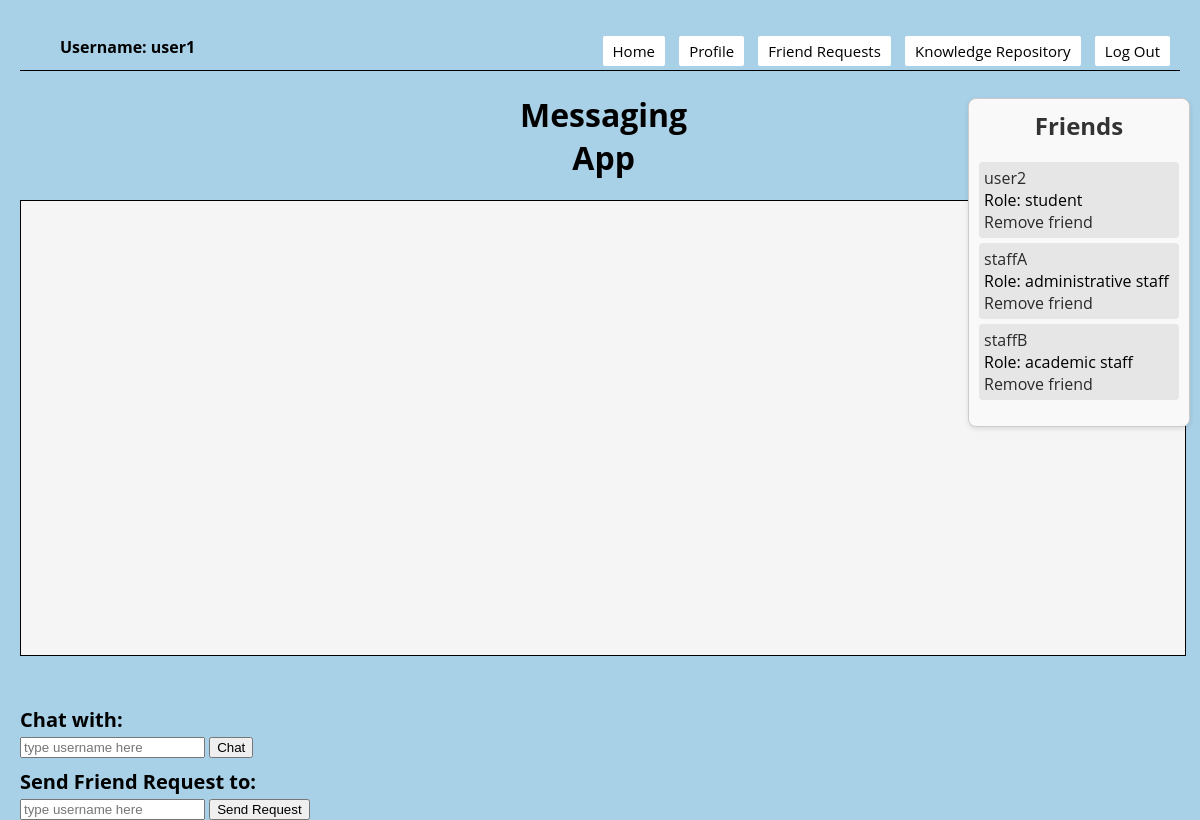
/home (signed in), run on the app's committed database.
### models.py (models this page shows)
class Base(DeclarativeBase):
    pass

class Friendship(Base):
    __tablename__ = "friendship"
    id: Mapped[int] = mapped_column(Integer, primary_key=True)
    user_id: Mapped[str] = mapped_column(String, ForeignKey('user.username'))
    friend_id: Mapped[str] = mapped_column(String, ForeignKey('user.username'))
    user = relationship("User", foreign_keys=[user_id])
    friend = relationship("User", foreign_keys=[friend_id])

### app.py (the view)
@app.route("/home")
def home():
    username = request.args.get("username") or session.get("username")
    if username is None:
        abort(404)
    received_requests = db.get_received_friend_requests(username)
    sent_requests = db.get_sent_friend_requests(username)
    friends = db.get_friends(username)  # Get the list of friends
    user = db.get_user(username)
    friends_roles = []  # Initialize an empty list for friend roles
    for friend in friends:
        role = db.get_user_role(friend)
        friends_roles.append(role)
    user_role = user.role.name if hasattr(user.role, 'name') else str(user.role)
    return render_template("home.jinja", username=username, received_requests=received_requests,
                           sent_requests=sent_requests, friends=list(zip(friends, friends_roles)), user_role=user_role)

### app.py (called while the page is built)
def csp_policy_string(policy_dict):
    return "; ".join([f"{key} {' '.join(val) if isinstance(val, list) else val}" for key, val in policy_dict.items()])

@app.after_request
def apply_csp(response):
    policy = {
    "default-src": "'self'",
    "script-src": [
        "'self'",
        "https://cdnjs.cloudflare.com",  # Allow scripts from CDN for Crypto-JS
        "https://cdn.jsdelivr.net",
        "'unsafe-inline'"
    ],
    "style-src": "'self' 'unsafe-inline'",  # Allows inline styles;
    "img-src": "'self'",
    "connect-src": "'self'",  # Restricts the URLs which can be loaded using script interfaces
    "font-src": "'self'",  # Fonts loading
    "object-src": "'none'",  # Prevents object, embed, and applet elements from rendering
    "frame-ancestors": "'none'"  # Protects against clickjacking
}
    response.headers['Content-Security-Policy'] = csp_policy_string(policy)
    return response

### db.py (called while the page is built)
def get_user(username: str):
    with Session(engine) as session:
        return session.get(User, username)

def get_received_friend_requests(username: str):
    with Session(engine) as session:
        return session.query(FriendRequest).filter_by(receiver_username=username, status='pending').all()

def get_sent_friend_requests(username: str):
    with Session(engine) as session:
        return session.query(FriendRequest).filter_by(sender_username=username, status='pending').all()

def get_friends(username: str):
    with Session(engine) as session:
        friendships = session.query(Friendship).filter(
            (Friendship.user_id == username) | (Friendship.friend_id == username)
        ).all()
        friends = set()
        for friendship in friendships:
            if friendship.user_id == username:
                friends.add(friendship.friend_id)
            else:
                friends.add(friendship.user_id)
        return list(friends)

def get_user_role(username):
    with Session(engine) as session:
        user = session.query(User).filter(User.username == username).first()
        if user:
            return user.role.value
        else:
            return None  # Return None if the user is not found

### templates/home.jinja (shortened to what this page needs)
{% extends 'base.jinja' %}
{% block content %}
<nav style="border-bottom: 1px solid black; overflow: auto;">
    <div style="float: left;">
        <ul>
            <li class="username" style="display: inline-block;">Username: {{ username }}</li>
        </ul>
    </div>
    <div style="float: right;">
        <ul>
            <li style="display: inline-block;"><button onclick="location.href='{{ url_for('home') }}'">Home</button></li>
            <li style="display: inline-block;"><button onclick="location.href='{{ url_for('user_profile', username=username) }}'">Profile</button></li>
            <li style="display: inline-block;"><button onclick="location.href='{{ url_for('friend_requests') }}'">Friend Requests</button></li>
            <li style="display: inline-block;"><button onclick="location.href='{{ url_for('knowledge_repository') }}'">Knowledge Repository</button></li>
            <button onclick="confirmLogout()">Log Out</button>
        </ul>
    </div>
</nav>
<h1>Messaging App </h1>
<main>
    <section id="message_box"></section>
    <section id="chat_box">
        <p class="text">Chat with: </p>
        <input id="receiver" placeholder="type username here">
        <button onclick="join_room()">Chat</button>
    </section>
    <section id="friend_request_box">
        <p class="text">Send Friend Request to:</p>
        <input id="friend_username" placeholder="type username here">
        <button onclick="sendFriendRequest()">Send Request</button>
    </section>
    <section id="friends-list">
        <h2>Friends</h2>
        <ul>
            {% if friends %}
                {% for friend, role in friends %}
                <li>
                    <a href="#" onclick="startPrivateConversation('{{ friend }}')">{{ friend }}</a>
                    <span>Role: {{ role }}</span>
                    <a href="#" onclick="removeFriend('{{ friend }}')">Remove friend</a>
                </li>
                {% endfor %}
            {% else %}
                <li>No friends yet.</li>
            {% endif %}
        </ul>
    </section>
</main>
{% endblock %}

### templates/home.jinja (style rules this page uses)
html, body { height: 100%; margin: 10px; display: flex; flex-direction: column; font-family: 'Open Sans', sans-serif; background-color: #A8D0E6; }
h1 { text-align: center; font-family: 'Open Sans', sans-serif; display: flex; justify-content: space-between; padding: 0 500px; }
p { font-family: 'Open Sans', sans-serif; color: black; font-size: 20px; font-weight: bold; }
nav { border-bottom: 1px solid black; overflow: auto }
#message_box { border: 1px solid black; height: 450px; width: 1160px; overflow: auto; padding: 2px; background-color: whitesmoke; }
#friends-list { position: absolute; right: 10px; top: 12%; width: 200px; max-height: 80%; overflow-y: auto; border: 1px solid #ccc; background-color: #f9f9f9; box-shadow: 0 2px 5px rgba(0,0,0,0.1); padding: 10px; border-radius: 8px; z-index: 1000; }
#friends-list h2 { margin-top: 0; color: #333; text-align: center; }
#friends-list ul { padding: 0; list-style-type: none; }
#friends-list li { list-style-type: none; padding: 5px; margin-bottom: 5px; background-color: #e6e6e6; border-radius: 4px; }
#friends-list li a { list-style-type: none; text-decoration: none; color: #2a2a2a; display: block; }
.text { margin-top: 2px; margin-bottom: 2px; }
nav button { font-family: 'Open Sans', sans-serif; padding: 5px 10px; background-color: white; color: black; border: none; border-radius: 2px; cursor: pointer; text-align: center; text-decoration: none; display: inline-block; margin-right: 10px; font-size: 15px; transition: background-color 0.3s, color 0.3s; }
nav ul li.username { font-family: 'Open Sans', sans-serif; color: black; font-weight: bold; margin-right: 10px; }
#friend_request_box { margin-top: 10px; }
#chat_box { margin-top: 50px; }

### data on the page
Friendship: friend "user2", role "student"
Friendship: user "staffA", role "administrative staff"
Friendship: user "staffB", role "academic staff"

### other printed values
{{ username }} "user1"
